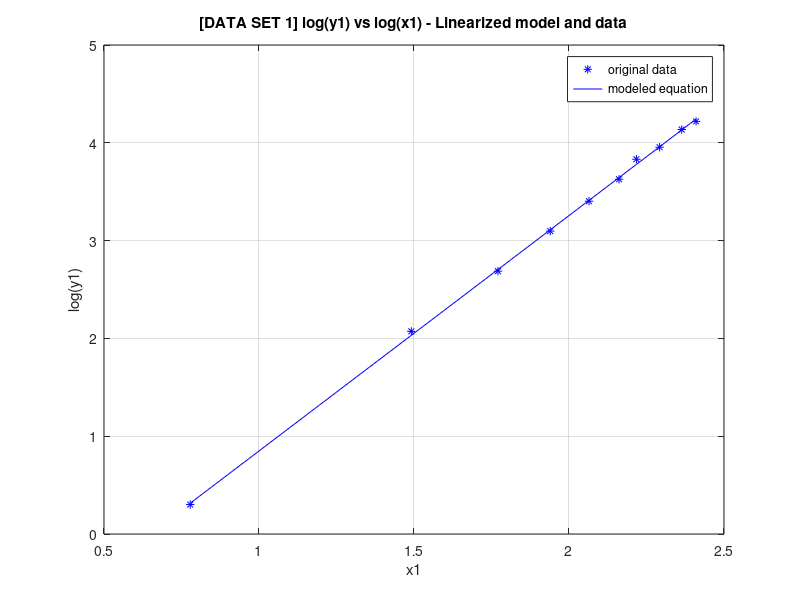
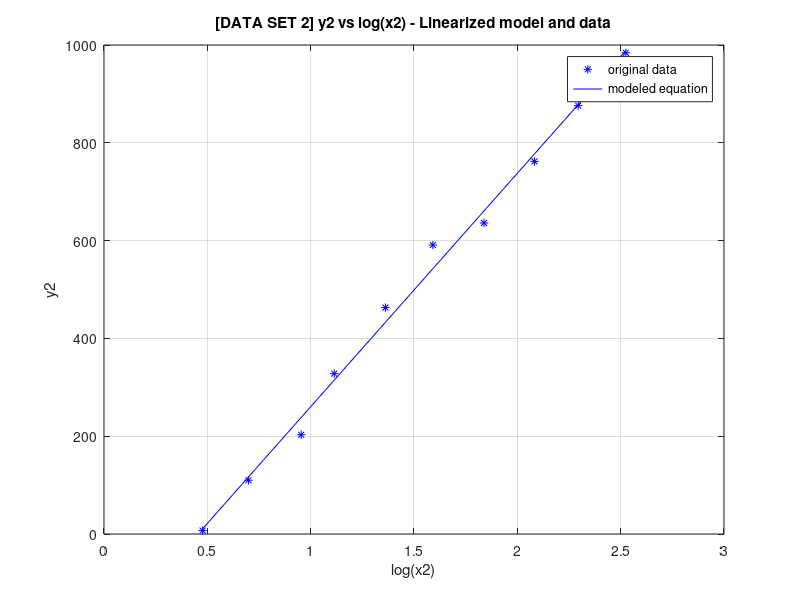

Here is the MATLAB script that generated these plots, in order:
%%%%%%%%%%%%%%%%%%%%%%%%%%%%%%%%%%%%%%%%%%%%%%%%%%%%%%%%%%%%%%%%%%%%%
% ENGR 132 
% Program Description 
% This program creates linearized data and displays it along with its linearized model.
% Template for A10 - Problem 2
%%%%%%%%%%%%%%%%%%%%%%%%%%%%%%%%%%%%%%%%%%%%%%%%%%%%%%%%%%%%%%%%%%%%%


%% ____________________
%% INITIALIZATION
% DATA SET 1
% Function type: Power
x1 = [6, 31, 59, 87, 116, 145, 165, 196, 231, 257];
y1 = [2, 118, 487, 1251, 2527, 4238, 6790, 9016, 13672, 16553];

% DATA SET 2
% Function type: Logarithmic
x2 = [3, 5, 9, 13, 23, 39, 69, 121, 197, 335];
y2 = [7, 110, 203, 328, 463, 591, 636, 762, 876, 984];


%% ____________________
%% Data Linearization Calculations
%transform data
% Data Set 1
x1_lin = log10(x1); % log(x)
y1_lin = log10(y1); % log(y)

coeff1_lin = polyfit(x1_lin, y1_lin, 1);
M1_lin = coeff1_lin(1); % Extract slope
B1_lin = coeff1_lin(2); % Extract intercept

predicted1 = M1_lin * x1_lin + B1_lin; %get linearized value using B and M

% Data Set 2
x2_lin = log10(x2); % log(x)
y2_lin = y2;        % y remains unchanged

coeff2_lin = polyfit(x2_lin, y2_lin, 1);
M2_lin = coeff2_lin(1); % Extract slope
B2_lin = coeff2_lin(2); % Extract intercept

predicted2 = M2_lin * x2_lin + B2_lin; %get linearized value using B and M


%% ____________________
%% Text Display
fprintf("Data set 1\n");
fprintf("Function type: Power\n");
fprintf("Linearized Model: log(y1) = %.3f * log(x1) + %.3f\n", M1_lin, B1_lin);
fprintf("----------------------------------\n");
fprintf("Data set 2\n");
fprintf("Function type: Logarithmic\n");
fprintf("Linearized Model: y2 = %.3f * log(x2) + %.3f\n", M2_lin, B2_lin);

%% ____________________
%% Figure Display
figure(1)
plot(x1_lin, y1_lin, "b*");
hold on
plot(x1_lin, predicted1, "b-")
xlabel("x1")
ylabel("log(y1)")
title("[DATA SET 1] log(y1) vs log(x1) - Linearized model and data")
legend("original data", "modeled equation", "location", "best")
grid on

figure(2)
plot(x2_lin, y2_lin, "b*");
hold on
plot(x2_lin, predicted2, "b-")
xlabel("log(x2)")    
ylabel("y2")
title("[DATA SET 2] y2 vs log(x2) - Linearized model and data")
legend("original data", "modeled equation", "location", "best")
grid on


%% ____________________
%% ACADEMIC INTEGRITY STATEMENT
% I have not used source code obtained from any other unauthorized
% source, either modified or unmodified. I have not provided
% access to my code to anyone in any way. The script I am 
% submitting is my own original work.







